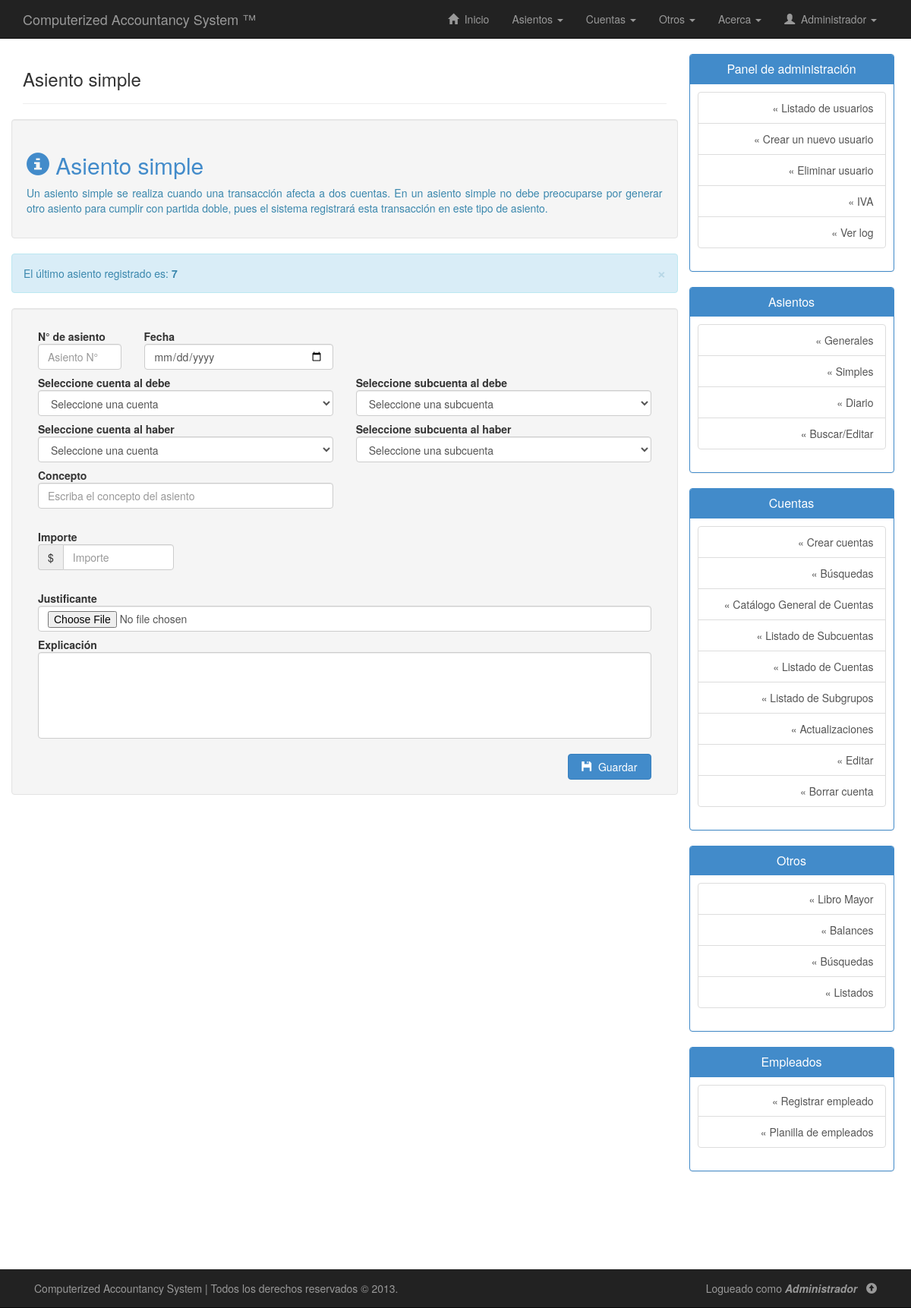
/php/asiento-simple.php (signed in), run on an earlier commit of the app's database.
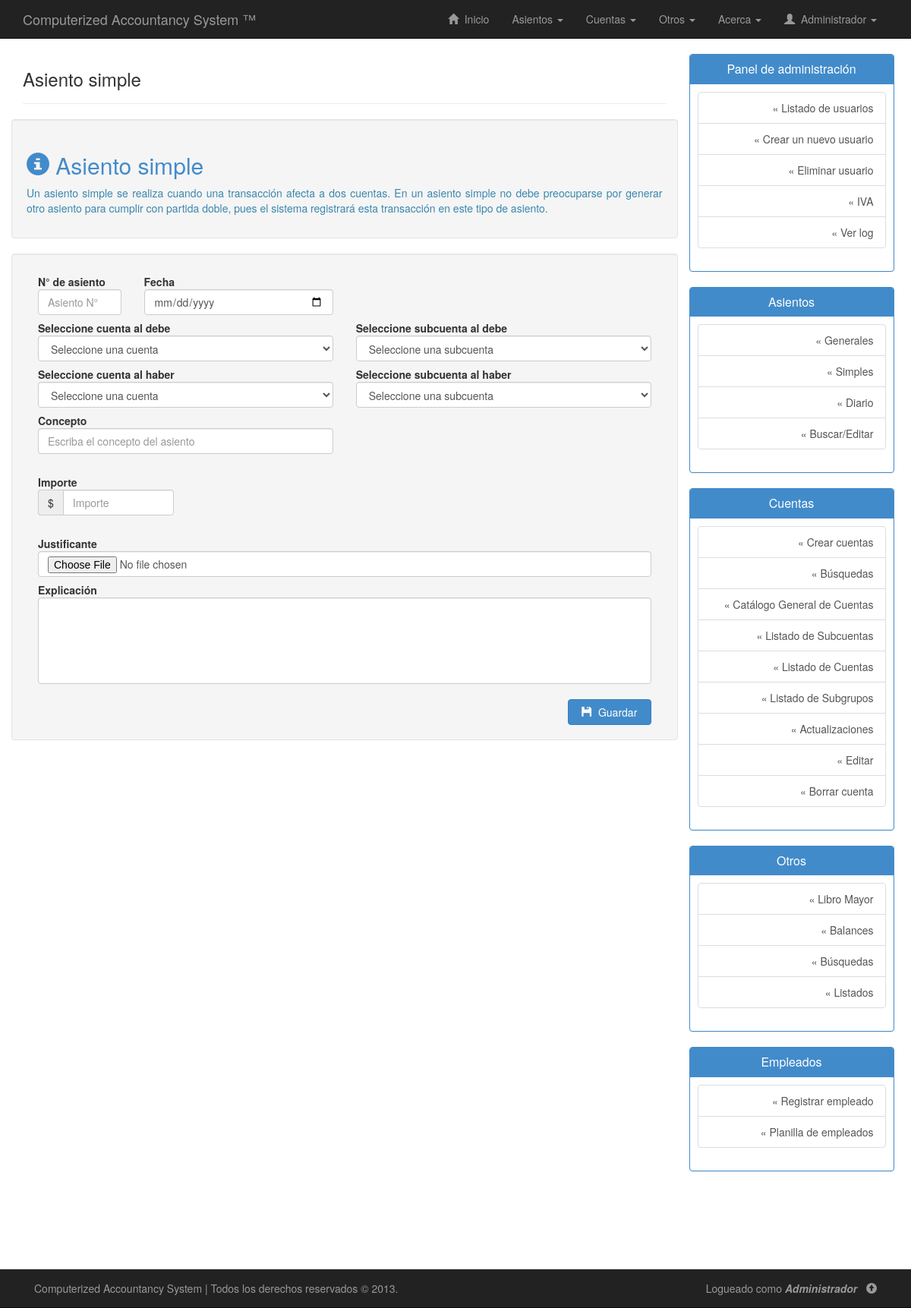
And on a later commit of the database.
### tables this page shows
CREATE TABLE IF NOT EXISTS `registro` (
  `id` int(11) NOT NULL AUTO_INCREMENT,
  `fecha` date NOT NULL,
  `transaccion` int(11) NOT NULL,
  `tipo` varchar(20) NOT NULL,
  `cuenta` varchar(20) DEFAULT NULL,
  `concepto` varchar(255) DEFAULT NULL,
  `debe` decimal(18,2) DEFAULT NULL,
  `haber` decimal(18,2) DEFAULT NULL,
  `descripcion` varchar(255) DEFAULT NULL,
  `partida_doble` varchar(20) DEFAULT NULL,
  `fecha_modificacion` date DEFAULT NULL,
  `usuario_creacion` varchar(50) DEFAULT NULL,
  `usuario_modif` varchar(50) DEFAULT NULL,
  `ip` varchar(15) DEFAULT NULL,
  PRIMARY KEY (`id`)
);

### php/asiento-simple.php (the view, shortened to what the changed rows need)
<!DOCTYPE html>
<html lang="es">
<head>
	<link rel="stylesheet" type="text/css" href="../css/bootstrap.min.css"/>
	<link rel="stylesheet" type="text/css" href="../css/estilos.css"/>
</head>
<body>
	<div class="container" id="contenido">
		<div class="row row-offcanvas row-offcanvas-right">
			<div class="col-xs-12 col-sm-9">
				<div class="row">
					<div class="col-lg-12 well">
						<h2 class="text-primary"><span class="glyphicon glyphicon-info-sign"></span> Asiento simple </h2>
						<p align="justify" class="text-info">
						</p>
					</div>
					<?php
					$sql = "SELECT transaccion FROM registro ORDER BY id DESC LIMIT 1";
					$ejecutar_consulta = $conexion->query($sql);
					$num_regs = $ejecutar_consulta->num_rows;
					if($num_regs>0){
						$reg = $ejecutar_consulta->fetch_assoc();
						$ult_asiento = $reg["transaccion"];
						echo "<div class='alert alert-info alert-dismissable'>";
						echo "<button type='button' class='close' data-dismiss='alert'>&times;</button>";
						echo "El último asiento registrado es: <strong>".$ult_asiento."</strong>";
						echo "</div>";
					}
					?>
					<div class="col-md-12 well">
						<form action="alta-asientosimple.php" id="asiento_simple" name="asiento_simple_frm" method="post" enctype="multipart/form-data" class="form-horizontal">
						</form>
					</div>
				</div>
			</div>
		</div>
	</div>
</body>
</html>

What changed in the data, as far as the page shows it:
removed registro: transaccion "7"
Also different on the page:
text no longer shown: "× El último asiento registrado es:"
